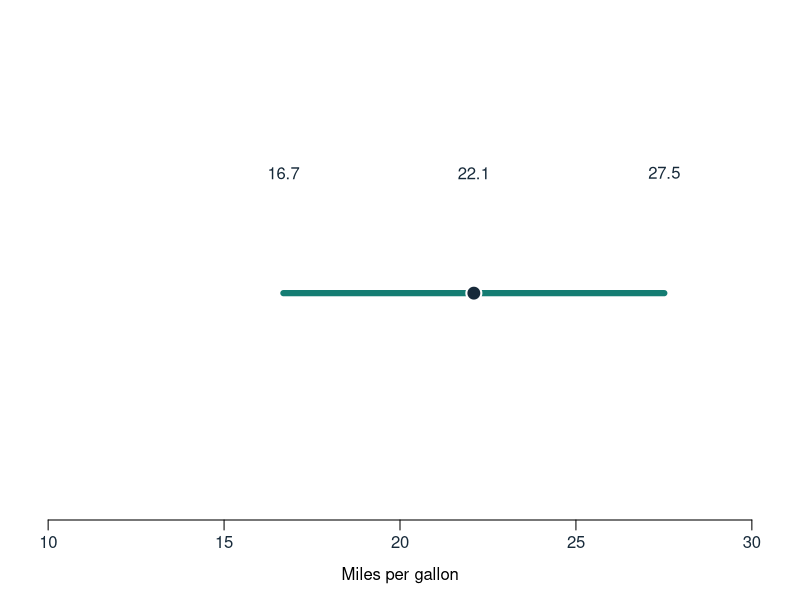

The R script that drew this image:
## ---- chunk 1
knitr::opts_chunk$set(cache = FALSE)
## ---- chunk 2
model <- lm(mpg ~ wt + hp, data = mtcars)
scenario <- data.frame(wt = 3, hp = 110)
mpg <- unname(predict(model, scenario))
annual_cost <- 12000 / mpg * 4
data.frame(MPG = round(mpg, 2),
           Annual_fuel_cost_USD = round(annual_cost, 2))
## ---- chunk 3
bounds <- predict(model, scenario, interval = "prediction")[1, ]
par(mar = c(4, 1, 1, 1), mgp = c(2.2, .6, 0), family = "sans")
plot(NA, xlim = c(10, 30), ylim = c(0, 1), xlab = "Miles per gallon",
     ylab = "", yaxt = "n", bty = "n", col.axis = "#172a3a")
segments(bounds["lwr"], .45, bounds["upr"], .45, col = "#147d73", lwd = 6)
points(bounds["fit"], .45, pch = 21, bg = "#172a3a", col = "white", lwd = 2, cex = 2)
text(bounds[c("lwr", "fit", "upr")], .71,
     sprintf("%.1f", bounds[c("lwr", "fit", "upr")]), col = "#172a3a")
